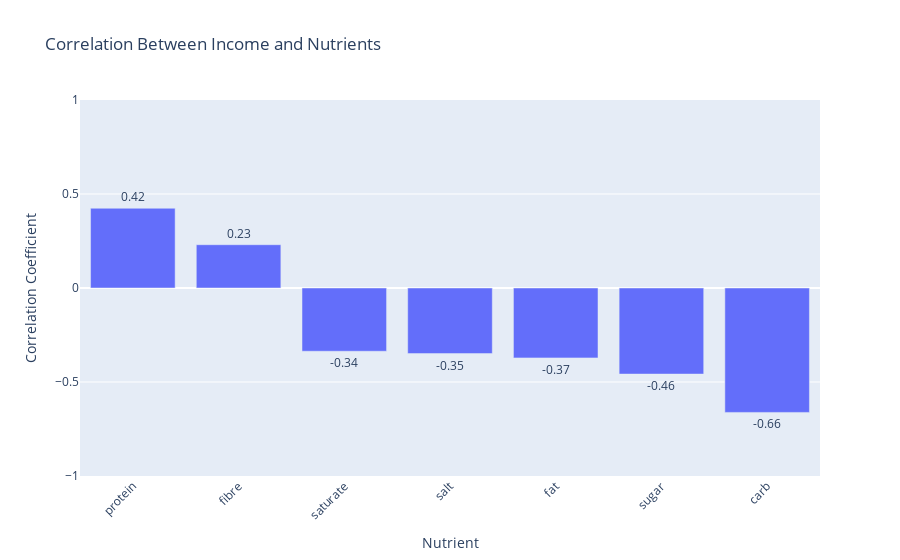

Notebook cell for this chart:
### Code cell
# Add the bars for correlation and nutrients
fig = px.bar(correlation_income_nutrients, x='Value', y='Correlation', text='Correlation',
             title='Correlation Between Income and Nutrients')
# Add x-axis and y-axis titles and sort in decending order
fig.update_layout(xaxis_title='Nutrient', yaxis_title='Correlation Coefficient', xaxis={'categoryorder':'total descending'})
# Add correlation coef value above each bar
fig.update_traces(texttemplate='%{y:.2f}', textposition='outside')
# Update the layout
fig.update_layout(xaxis_tickangle=-45,
                  uniformtext_minsize=8, uniformtext_mode='hide',
                  yaxis_range = [-1,1])

fig.show()

### Figure 1 — Plotly figure (JSON) as saved in the notebook; plotly's stock layout.template omitted (floating-point values rounded to 4 significant figures)
{"data": [{"alignmentgroup": "True", "hovertemplate": "Value=%{x}<br>Correlation=%{text}<extra></extra>", "legendgroup": "", "marker": {"color": "#636efa", "pattern": {"shape": ""}}, "name": "", "offsetgroup": "", "orientation": "v", "showlegend": false, "text": [-0.3719, -0.4578, -0.3364, 0.4242, -0.6617, -0.349, 0.2303], "textposition": "outside", "texttemplate": "%{y:.2f}", "type": "bar", "x": ["fat", "sugar", "saturate", "protein", "carb", "salt", "fibre"], "xaxis": "x", "y": [-0.3719, -0.4578, -0.3364, 0.4242, -0.6617, -0.349, 0.2303], "yaxis": "y"}], "layout": {"barmode": "relative", "legend": {"tracegroupgap": 0}, "title": {"text": "Correlation Between Income and Nutrients"}, "uniformtext": {"minsize": 8, "mode": "hide"}, "xaxis": {"anchor": "y", "categoryorder": "total descending", "domain": [0, 1], "tickangle": -45, "title": {"text": "Nutrient"}}, "yaxis": {"anchor": "x", "domain": [0, 1], "range": [-1, 1], "title": {"text": "Correlation Coefficient"}}}}
